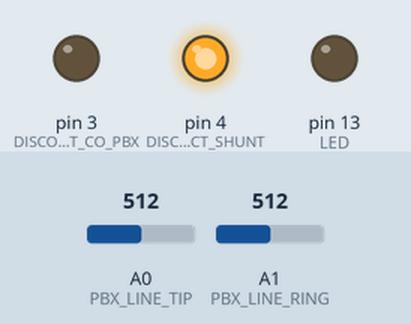
Recording of a sketch running on a simulated Arduino Nano, built with avr-gcc and run on an emulated ATmega328P. Shown: output pins drawn as LEDs (lit = HIGH). The test bench sets the inputs (shaded band); at power-on: A0 (PBX_LINE_TIP) = 512, A1 (PBX_LINE_RING) = 512.

Above: at 1.2 s.
1.3 s: A0 (PBX_LINE_TIP) set to 716
At 1.8 s:
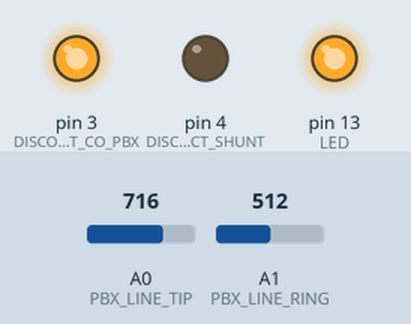
Timing chart, 0 to 4.3 s (numbered marks = the images above; inputs shaded):
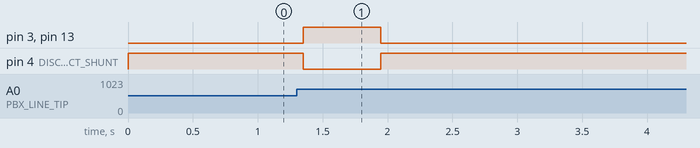

Measured:
- after the input at 1.3 s, pin 3 (DISCONNECT_CO_PBX), pin 13 (LED): LOW → HIGH after 0.05 s, → LOW 0.60 s later; pin 4 (DISCONNECT_SHUNT): HIGH → LOW after 0.05 s, → HIGH 0.60 s later

The sketch:

phoneline_fixer.ino
```cpp
// (licence header left out)
#define DEBUG 0  // level 0 (none), 1 (a little), or 2 (a lot)
// Note that the debugging output screws up timing, so things don't work exactly right.
// Also: use puTTY in VT100 mode to view it, not the Arduino IDE Serial Monitor.

#define TEST_MOSFETS false

#define CURSOR_UP3 "\e[3A" // these cursor movements work for puTTY VT100,
#define CURSOR_UP2 "\e[2A" // but not for Arduino's Serial Monitor
#define CURSOR_UP1 "\e[1A" //

#define PBX_LINE_RING A1     // ring, red, -48V on hook
#define PBX_LINE_TIP  A0     // tip, green, close to ground on hook
#define DISCONNECT_SHUNT 4   // high to disconnect
#define DISCONNECT_CO_PBX 3  // high to disconnect
#define LED 13               // built-in LED on the Nano board

#define MAXSAMPLES 10
#define SAMPLE_INTERVAL 5 // msec

enum line_state_t {ON_HOOK, OFF_HOOK, RINGING } last_linestate;
char const *line_state_name [] = {"on hook", "off hook", "ringing" };

static struct pbx_line_t { //**** info about each PBX line
   char const *name;  // Tip or Ring
   byte port; // which port reads that analog voltage value
   short int nextsample;
   int samples[MAXSAMPLES]; } // the array of previous samples}
pbx_tip = {"Tip", PBX_LINE_TIP, 0 },
pbx_ring = {"Ring", PBX_LINE_RING, 0 };
static unsigned long count = 0;

// The scaling and biasing circuits were inspired by this paper: http://www.symres.com/files/scalebias.pdf
#define Vref 4.9
#define Vbias 4.9
#define RA 108E3
#define RB 7.15E3
#define RC 158E3

int read_voltage(struct pbx_line_t *p) {
   uint16_t aval = analogRead(p->port);
   float Vout = (float)aval * Vref / 1024;
   float Vin = (Vout * (1 / RA + 1 / RB + 1 / RC) - Vbias / RB) * RA;
   ++count;
   #if 0 && DEBUG
   Serial.print(count);
   Serial.print(": ADC "); Serial.print(aval);
   Serial.print(", Vin "); Serial.print(Vin);
   Serial.print(", Vout "); Serial.print(Vout);
   Serial.println();
   #endif
   int V = Vin >= 0 ? (int) (Vin + 0.5) : (int) (Vin - 0.5); //rounded volts
   p->samples[p->nextsample] = V;
   if (++p->nextsample >= MAXSAMPLES) p->nextsample = 0;
   return V; }

void show_samples(struct pbx_line_t *p) {
   Serial.print(count); Serial.print(", ");
   Serial.print(p->name); Serial.print(": ");
   int i = p->nextsample;
   do {
      Serial.print(p->samples[i]);
      Serial.print(" ");
      if (++i >= MAXSAMPLES) i = 0; }
   while (i != p->nextsample);
   Serial.println("                ");
   Serial.flush(); }

enum line_state_t newlinestate(void) {
   /****** the state rules, based on the voltage we see on the PBX lines...
      Ring between -40 and -60, and Tip between -10 and +10 for 50 msec: on hook
      Ring between -15 and -40, and Tip between -10 and -30 for 50 msec: off hook
      Ring below -70 and Tip above -10 for at least 2 samples: ringing
      otherwise: keep current state  */
   bool onhook = true, offhook = true;
   int ringing_samples = 0;
   for (int i = 0; i < MAXSAMPLES; ++i) {
      int v_ring = pbx_ring.samples[i];
      int v_tip = pbx_tip.samples[i];
      if (v_ring > -40 || v_ring < -60 || v_tip > 10 || v_tip < -10) onhook = false;
      if (v_ring > -15 || v_ring < -40 || v_tip > -10 || v_tip < -30) offhook = false;
      if (v_ring < -70 && v_tip > -10) ++ringing_samples; }
   enum line_state_t new_linestate;
   if (onhook) new_linestate = ON_HOOK;
   else if (offhook) new_linestate = OFF_HOOK;
   else if (ringing_samples >= 2) new_linestate = RINGING;
   else new_linestate = last_linestate;
   return new_linestate; }

void setup(void) {
   #if DEBUG
   delay(1000);
   Serial.begin(57600);
   while (!Serial) ;
   Serial.println("phone fixer started");
   #endif
   pinMode(PBX_LINE_RING, INPUT);
   pinMode(PBX_LINE_TIP, INPUT);
   pinMode(DISCONNECT_SHUNT, OUTPUT);
   pinMode(DISCONNECT_CO_PBX, OUTPUT);
   pinMode(LED, OUTPUT);
   digitalWrite(LED, LOW);
   #if TEST_MOSFETS
   while (1) { // use an analog multimeter to check for connectivity
      digitalWrite(DISCONNECT_SHUNT, true);
      digitalWrite(DISCONNECT_CO_PBX, true);
      delay(1000);
      digitalWrite(LED, HIGH);
      digitalWrite(DISCONNECT_SHUNT, false);
      digitalWrite(DISCONNECT_CO_PBX, false);
      delay(1000);
      digitalWrite(LED, LOW); }
   #endif
   digitalWrite(DISCONNECT_SHUNT, true);    // shunt is out
   digitalWrite(DISCONNECT_CO_PBX, false);  // CO and PBX are connected
   for (int i = 0; i < MAXSAMPLES; ++i) {   // initial fill of the sample arrays
      read_voltage(&pbx_ring);
      read_voltage(&pbx_tip); }
   last_linestate = ON_HOOK; }

void loop(void) {
   enum line_state_t new_linestate;
   read_voltage(&pbx_ring);    // sample the PBX line voltages
   read_voltage(&pbx_tip);
   #if DEBUG >=2
   Serial.print('\r'); Serial.print(CURSOR_UP2);
   show_samples(&pbx_ring);
   show_samples(&pbx_tip);
   #endif
   new_linestate = newlinestate();
   if (new_linestate != last_linestate) { // the line state has changed
      #if DEBUG >= 1
      Serial.println(); Serial.println(); Serial.println();
      Serial.print("new state: "); Serial.println(line_state_name[new_linestate]);
      Serial.println(); Serial.flush();
      #endif
      // if on hook then off hook, apply shunt, wait 600 msec, then remove
      if (last_linestate == ON_HOOK && new_linestate == OFF_HOOK) {
         digitalWrite(LED, HIGH);
         digitalWrite(DISCONNECT_SHUNT, false); // put CO shunt in
         digitalWrite(DISCONNECT_CO_PBX, true); // disconnect CO and PBX
         #if DEBUG >=1
         Serial.println("line isolated");
         #endif
         delay(600);
         digitalWrite(DISCONNECT_CO_PBX, false); // connect CO and PBX
         digitalWrite(DISCONNECT_SHUNT, true); // take CO shunt out
         digitalWrite(LED, LOW);
         #if DEBUG >= 1
         Serial.println("line connected");
         Serial.println(); Serial.println(); Serial.println(); Serial.flush();
         #endif
      }
      last_linestate = new_linestate; }
   delay(SAMPLE_INTERVAL); }
//*
```
